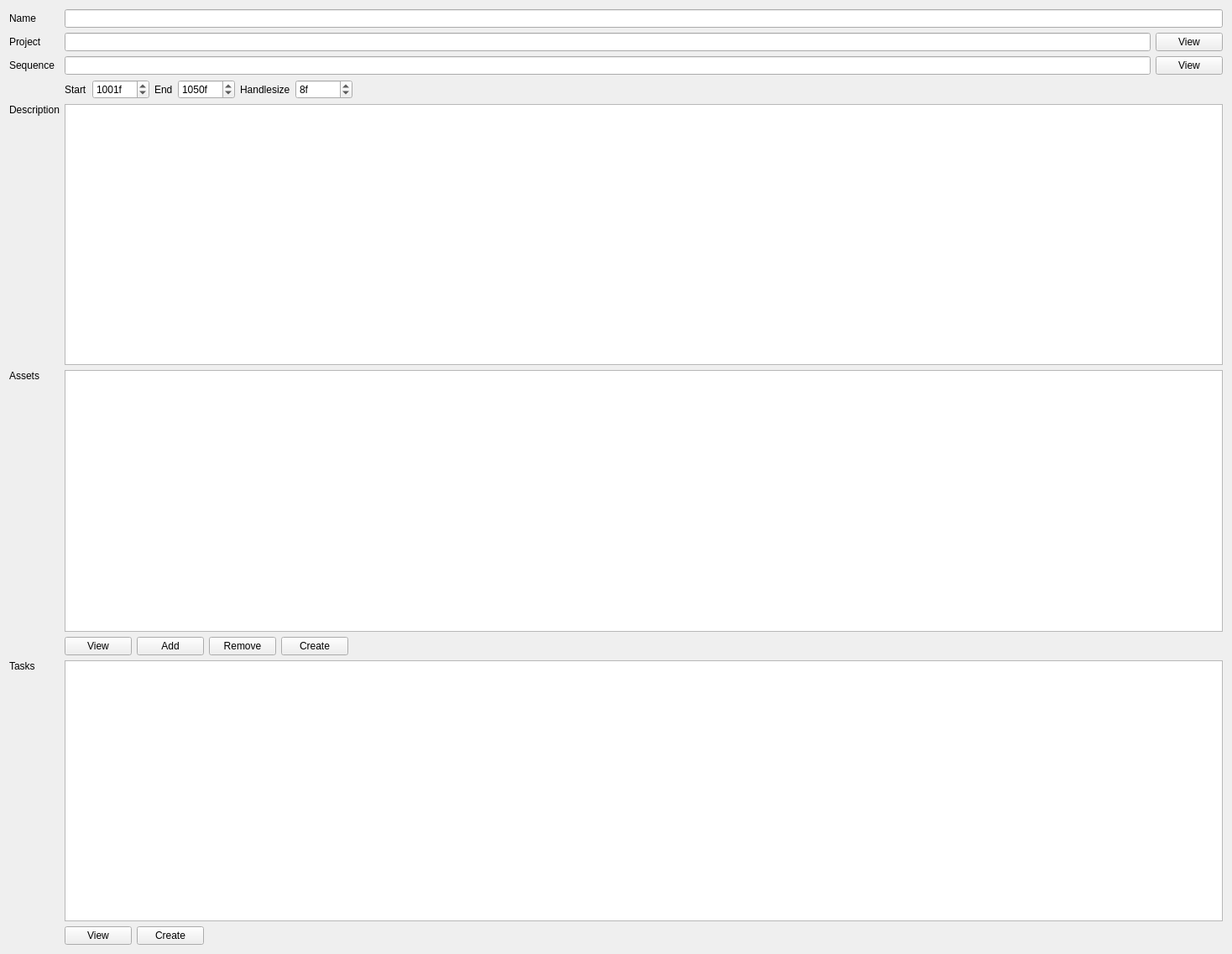
          <widget class="QWidget" name="shot_sa_widget">
           <property name="geometry">
            <rect>
             <x>0</x>
             <y>0</y>
             <width>1468</width>
             <height>1137</height>
            </rect>
           </property>
           <layout class="QGridLayout" name="0">
            <item row="4" column="1">
             <layout class="QHBoxLayout" name="shot_seq_hbox">
              <item>
               <widget class="QLineEdit" name="shot_seq_le">
                <property name="readOnly">
                 <bool>true</bool>
                </property>
               </widget>
              </item>
              <item>
               <widget class="QPushButton" name="shot_seq_view_pb">
                <property name="text">
                 <string>View</string>
                </property>
               </widget>
              </item>
             </layout>
            </item>
            <item row="12" column="1">
             <widget class="QTableView" name="shot_task_tablev">
              <property name="sizePolicy">
               <sizepolicy hsizetype="Expanding" vsizetype="Expanding">
                <horstretch>0</horstretch>
                <verstretch>1</verstretch>
               </sizepolicy>
              </property>
              <property name="minimumSize">
               <size>
                <width>0</width>
                <height>300</height>
               </size>
              </property>
             </widget>
            </item>
            <item row="9" column="1">
             <widget class="QPlainTextEdit" name="shot_desc_pte">
              <property name="sizePolicy">
               <sizepolicy hsizetype="Expanding" vsizetype="Expanding">
                <horstretch>0</horstretch>
                <verstretch>1</verstretch>
               </sizepolicy>
              </property>
              <property name="minimumSize">
               <size>
                <width>0</width>
                <height>125</height>
               </size>
              </property>
             </widget>
            </item>
            <item row="0" column="1">
             <widget class="QLineEdit" name="shot_name_le">
              <property name="readOnly">
               <bool>true</bool>
              </property>
             </widget>
            </item>
            <item row="10" column="0">
             <widget class="QLabel" name="shot_asset_lb">
              <property name="text">
               <string>Assets</string>
              </property>
              <property name="alignment">
               <set>Qt::AlignLeading|Qt::AlignLeft|Qt::AlignTop</set>
              </property>
             </widget>
            </item>
            <item row="10" column="1">
             <widget class="QTableView" name="shot_asset_tablev">
              <property name="sizePolicy">
               <sizepolicy hsizetype="Expanding" vsizetype="Expanding">
                <horstretch>0</horstretch>
                <verstretch>1</verstretch>
               </sizepolicy>
              </property>
              <property name="minimumSize">
               <size>
                <width>0</width>
                <height>300</height>
               </size>
              </property>
             </widget>
            </item>
            <item row="12" column="0">
             <widget class="QLabel" name="shot_task_lb">
              <property name="text">
               <string>Tasks</string>
              </property>
              <property name="alignment">
               <set>Qt::AlignLeading|Qt::AlignLeft|Qt::AlignTop</set>
              </property>
             </widget>
            </item>
            <item row="9" column="0">
             <widget class="QLabel" name="shot_desc_lb">
              <property name="text">
               <string>Description</string>
              </property>
              <property name="alignment">
               <set>Qt::AlignLeading|Qt::AlignLeft|Qt::AlignTop</set>
              </property>
             </widget>
            </item>
            <item row="0" column="0">
             <widget class="QLabel" name="shot_name_lb">
              <property name="text">
               <string>Name</string>
              </property>
              <property name="alignment">
               <set>Qt::AlignLeading|Qt::AlignLeft|Qt::AlignVCenter</set>
              </property>
             </widget>
            </item>
            <item row="4" column="0">
             <widget class="QLabel" name="shot_seq_lb">
              <property name="text">
               <string>Sequence</string>
              </property>
              <property name="alignment">
               <set>Qt::AlignLeading|Qt::AlignLeft|Qt::AlignVCenter</set>
              </property>
             </widget>
            </item>
            <item row="1" column="0">
             <widget class="QLabel" name="shot_prj_lb">
              <property name="text">
               <string>Project</string>
              </property>
              <property name="alignment">
               <set>Qt::AlignLeading|Qt::AlignLeft|Qt::AlignVCenter</set>
              </property>
             </widget>
            </item>
            <item row="1" column="1">
             <layout class="QHBoxLayout" name="shot_prj_hbox">
              <item>
               <widget class="QLineEdit" name="shot_prj_le">
                <property name="readOnly">
                 <bool>true</bool>
                </property>
               </widget>
              </item>
              <item>
               <widget class="QPushButton" name="shot_prj_view_pb">
                <property name="text">
                 <string>View</string>
                </property>
               </widget>
              </item>
             </layout>
            </item>
            <item row="11" column="1">
             <layout class="QHBoxLayout" name="shot_asset_btns_hbox">
              <item>
               <widget class="QPushButton" name="shot_asset_view_pb">
                <property name="text">
                 <string>View</string>
                </property>
               </widget>
              </item>
              <item>
               <widget class="QPushButton" name="shot_asset_add_pb">
                <property name="text">
                 <string>Add</string>
                </property>
               </widget>
              </item>
              <item>
               <widget class="QPushButton" name="shot_asset_remove_pb">
                <property name="text">
                 <string>Remove</string>
                </property>
               </widget>
              </item>
              <item>
               <widget class="QPushButton" name="shot_asset_create_pb">
                <property name="text">
                 <string>Create</string>
                </property>
               </widget>
              </item>
              <item>
               <spacer name="horizontalSpacer_7">
                <property name="orientation">
                 <enum>Qt::Horizontal</enum>
                </property>
                <property name="sizeHint" stdset="0">
                 <size>
                  <width>40</width>
                  <height>20</height>
                 </size>
                </property>
               </spacer>
              </item>
             </layout>
            </item>
            <item row="13" column="1">
             <layout class="QHBoxLayout" name="shot_task_btns_hbox">
              <item>
               <widget class="QPushButton" name="shot_task_view_pb">
                <property name="text">
                 <string>View</string>
                </property>
               </widget>
              </item>
              <item>
               <widget class="QPushButton" name="shot_task_create_pb">
                <property name="text">
                 <string>Create</string>
                </property>
               </widget>
              </item>
              <item>
               <spacer name="horizontalSpacer_8">
                <property name="orientation">
                 <enum>Qt::Horizontal</enum>
                </property>
                <property name="sizeHint" stdset="0">
                 <size>
                  <width>40</width>
                  <height>20</height>
                 </size>
                </property>
               </spacer>
              </item>
             </layout>
            </item>
            <item row="5" column="1">
             <layout class="QHBoxLayout" name="shot_frames_hbox">
              <item>
               <widget class="QLabel" name="shot_start_lb">
                <property name="sizePolicy">
                 <sizepolicy hsizetype="Maximum" vsizetype="Preferred">
                  <horstretch>0</horstretch>
                  <verstretch>0</verstretch>
                 </sizepolicy>
                </property>
                <property name="text">
                 <string>Start</string>
                </property>
                <property name="alignment">
                 <set>Qt::AlignLeading|Qt::AlignLeft|Qt::AlignVCenter</set>
                </property>
               </widget>
              </item>
              <item>
               <widget class="QSpinBox" name="shot_start_sb">
                <property name="sizePolicy">
                 <sizepolicy hsizetype="Maximum" vsizetype="Fixed">
                  <horstretch>0</horstretch>
                  <verstretch>0</verstretch>
                 </sizepolicy>
                </property>
                <property name="suffix">
                 <string>f</string>
                </property>
                <property name="minimum">
                 <number>-99999</number>
                </property>
                <property name="maximum">
                 <number>99999</number>
                </property>
                <property name="value">
                 <number>1001</number>
                </property>
               </widget>
              </item>
              <item>
               <widget class="QLabel" name="shot_end_lb">
                <property name="sizePolicy">
                 <sizepolicy hsizetype="Maximum" vsizetype="Preferred">
                  <horstretch>0</horstretch>
                  <verstretch>0</verstretch>
                 </sizepolicy>
                </property>
                <property name="text">
                 <string>End</string>
                </property>
                <property name="alignment">
                 <set>Qt::AlignLeading|Qt::AlignLeft|Qt::AlignVCenter</set>
                </property>
               </widget>
              </item>
              <item>
               <widget class="QSpinBox" name="shot_end_sb">
                <property name="sizePolicy">
                 <sizepolicy hsizetype="Maximum" vsizetype="Fixed">
                  <horstretch>0</horstretch>
                  <verstretch>0</verstretch>
                 </sizepolicy>
                </property>
                <property name="suffix">
                 <string>f</string>
                </property>
                <property name="minimum">
                 <number>-99999</number>
                </property>
                <property name="maximum">
                 <number>99999</number>
                </property>
                <property name="value">
                 <number>1050</number>
                </property>
               </widget>
              </item>
              <item>
               <widget class="QLabel" name="shot_handle_lb">
                <property name="sizePolicy">
                 <sizepolicy hsizetype="Maximum" vsizetype="Preferred">
                  <horstretch>0</horstretch>
                  <verstretch>0</verstretch>
                 </sizepolicy>
                </property>
                <property name="text">
                 <string>Handlesize</string>
                </property>
                <property name="alignment">
                 <set>Qt::AlignLeading|Qt::AlignLeft|Qt::AlignVCenter</set>
                </property>
               </widget>
              </item>
              <item>
               <widget class="QSpinBox" name="shot_handle_sb">
                <property name="sizePolicy">
                 <sizepolicy hsizetype="Maximum" vsizetype="Fixed">
                  <horstretch>0</horstretch>
                  <verstretch>0</verstretch>
                 </sizepolicy>
                </property>
                <property name="toolTip">
                 <string>The pre and postroll.</string>
                </property>
                <property name="suffix">
                 <string>f</string>
                </property>
                <property name="minimum">
                 <number>-99999</number>
                </property>
                <property name="maximum">
                 <number>99999</number>
                </property>
                <property name="value">
                 <number>8</number>
                </property>
               </widget>
              </item>
              <item>
               <spacer name="shot_frames_hspacer">
                <property name="orientation">
                 <enum>Qt::Horizontal</enum>
                </property>
                <property name="sizeHint" stdset="0">
                 <size>
                  <width>0</width>
                  <height>0</height>
                 </size>
                </property>
               </spacer>
              </item>
             </layout>
            </item>
           </layout>
          </widget>
